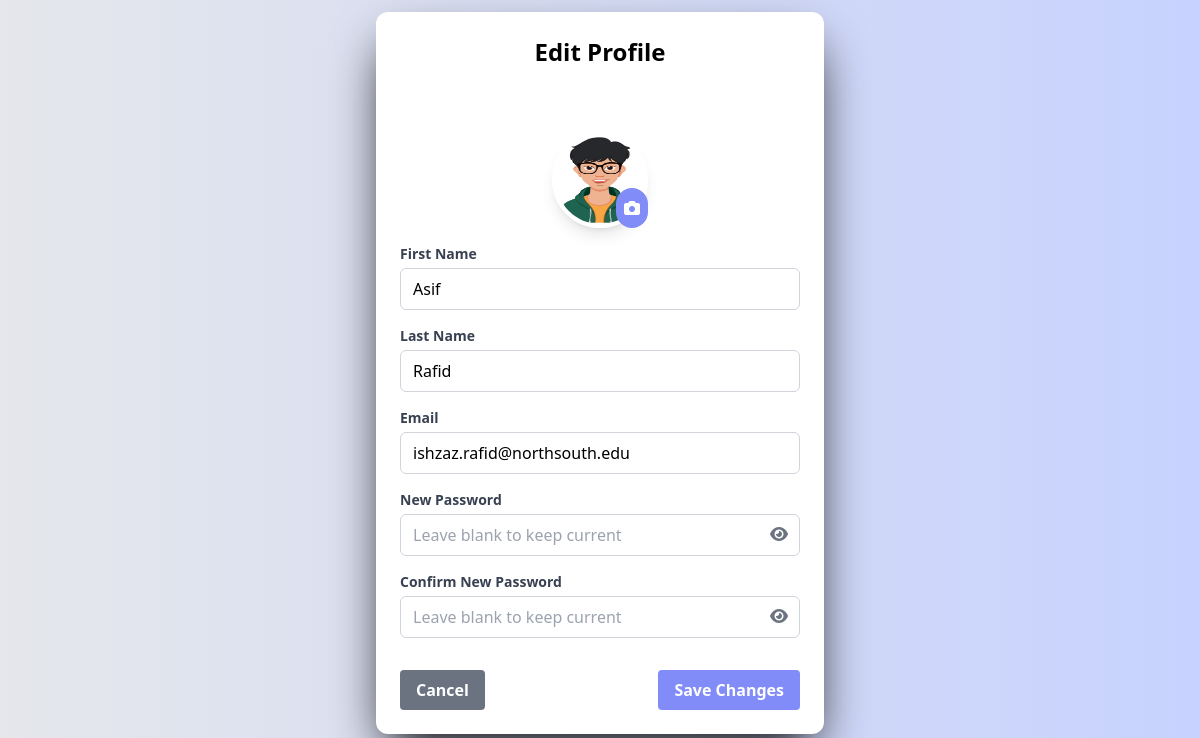
Screenshot of /accounts/editprofile/ (signed in) with the database file from the repository.
### accounts/models.py (models this page shows, shortened)
class User(AbstractUser):
    contact = models.CharField(max_length=15, blank=True, null=True)
    profilepicture = models.ImageField(upload_to='images/profilepictures', blank=True, null=True,default='images/profilepictures/rafid1.jpg')
    role=models.TextField(default='user')
    course=models.IntegerField(default=-1)
    department=models.IntegerField(default=-1)
    groups = models.ManyToManyField(
        'auth.Group',
        related_name='custom_user_set',
        blank=True
    )
    user_permissions = models.ManyToManyField(
        'auth.Permission',
        related_name='custom_user_permissions_set',
        blank=True
    )

### accounts/decorators.py (the view)
    def wrapper(request, *args, **kwargs):
        print(f"User activity logged for {request.user.username} performing {func.__name__}")
        return func(request, *args, **kwargs)

### accounts/singleton.py (called while the page is built)
    @classmethod
    def get_instance(cls, user_id=None):
        if cls._instance is None and user_id:
            cls._instance = User.objects.get(id=user_id)
        return cls._instance

### accounts/views.py (called while the page is built, shortened)
@login_required
@log_activity  # Apply the decorator to log activity for profile editing
def edit_profile(request):
    user = UserSingleton.get_instance(request.user.id)
    return render(request, "editprofile.html", context={'users': user})

### accounts/templates/editprofile.html (shortened to what this page needs)
<!DOCTYPE html>
<html lang="en">
<head>
    <script src="https://cdn.tailwindcss.com"></script>
    <link rel="stylesheet" href="https://cdnjs.cloudflare.com/ajax/libs/font-awesome/6.4.0/css/all.min.css">
    {% load static %}
</head>
<body class="bg-gradient-to-r from-gray-200 to-indigo-200 screen flex items-center justify-center p-3">
    <div class="w-full max-w-md bg-white rounded-xl shadow-2xl shadow-black overflow-hidden">
        <div class="p-6 text-center">
            <h1 class="text-2xl font-bold text-black">Edit Profile</h1>
        </div>
        <form id="profileForm" method="POST" enctype="multipart/form-data" class="p-6 space-y-4" action="{% url 'editprofile' %}">
            <div class="flex justify-center">
                <div class="relative">
                    <img id="profileImage" src="{{ users.profilepicture.url }}" alt="Profile"
                         class="w-24 h-24 rounded-full border-4 border-white shadow-lg">
                    <button type="button" id="changePhotoBtn" class="absolute bottom-0 right-0 bg-indigo-400 text-white rounded-full p-2 hover:bg-indigo-500 transition">
                        <i class="fas fa-camera"></i>
                    </button>
                </div>
            </div>
            <div>
                <label for="FirstName" class="block text-gray-700 text-sm font-bold mb-1">First Name</label>
                <input type="text" id="FirstName" name="FirstName"
                       class="w-full px-3 py-2 border border-gray-300 rounded-md focus:outline-none focus:ring-2 focus:ring-blue-500"
                       value="{{ users.first_name }}" required>
            </div>
            <div>
                <label for="LastName" class="block text-gray-700 text-sm font-bold mb-1">Last Name</label>
                <input type="text" id="LastName" name="LastName"
                       class="w-full px-3 py-2 border border-gray-300 rounded-md focus:outline-none focus:ring-2 focus:ring-blue-500"
                       value="{{ users.last_name }}" required>
            </div>
            <div>
                <label for="email" class="block text-gray-700 text-sm font-bold mb-1">Email</label>
                <input type="email" id="email" name="email"
                       class="w-full px-3 py-2 border border-gray-300 rounded-md focus:outline-none focus:ring-2 focus:ring-blue-500"
                       value="{{ users.email }}" required>
            </div>
            <div>
                <label for="psw" class="block text-gray-700 text-sm font-bold mb-1">New Password</label>
                <div class="relative">
                    <input type="password" id="psw" name="psw"
                           class="w-full px-3 py-2 border border-gray-300 rounded-md focus:outline-none focus:ring-2 focus:ring-blue-500"
                           placeholder="Leave blank to keep current">
                    <button type="button" id="togglePassword" class="absolute right-3 top-2 text-gray-500 hover:text-gray-700">
                        <i class="fas fa-eye"></i>
                    </button>
                </div>
            </div>
            <div>
                <label for="psw-repeat" class="block text-gray-700 text-sm font-bold mb-1">Confirm New Password</label>
                <div class="relative">
                    <input type="password" id="psw-repeat" name="psw-repeat"
                           class="w-full px-3 py-2 border border-gray-300 rounded-md focus:outline-none focus:ring-2 focus:ring-blue-500"
                           placeholder="Leave blank to keep current">
                    <button type="button" id="toggleConfirmPassword" class="absolute right-3 top-2 text-gray-500 hover:text-gray-700">
                        <i class="fas fa-eye"></i>
                    </button>
                </div>
            </div>
            <div class="pt-4 flex justify-between">
                <a href="{% url 'viewprofile' %}" class="bg-gray-500 hover:bg-gray-600 text-white font-bold py-2 px-4 rounded transition">
                    Cancel
                </a>
                <button type="submit" id="saveBtn" class="bg-indigo-400 hover:bg-indigo-500 text-white font-bold py-2 px-4 rounded transition">
                    Save Changes
                </button>
            </div>
        </form>
    </div>
</body>
</html>

### rows the page displays
User: profilepicture (picture), FirstName "Asif", LastName "Rafid", email "ishzaz.rafid@northsouth.edu"
